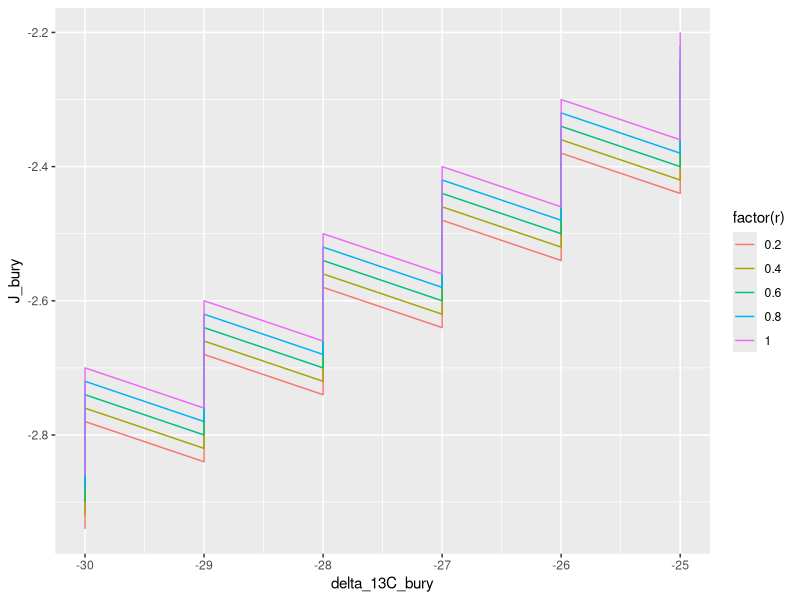

Source code (R):
## ---- chunk 1
library(dplyr)
library(tidyr)
library(ggplot2)
library(tibble)
rm(list = ls())
knitr::opts_knit$set(root.dir = ".") 
## ---- chunk 2
# constants

delta_13C_DIC = -10
delta_13C_CO2 = -2
delta_13C_svol = -1


# grid of variables
data1 <- expand.grid(
  f_bury = seq(0.2, 1, by = 0.2) ,
  r = seq(0.2, 1, by = 0.2),
  delta_13C_bury = seq(-30, -25, by = 1)
) %>% as_data_frame() %>% 
  mutate(
    J_bury = ((delta_13C_CO2 * f_bury) - delta_13C_bury + (delta_13C_svol * r)) / delta_13C_DIC
  )

# show the data
data1 %>% head() %>% knitr::kable()
## ---- chunk 3
# base plot
base_plot <- 
  ggplot() +
  aes(x = delta_13C_bury, y = J_bury, color = factor(r)) +
  geom_line() 

  
# plotting data 1
base_plot %+% data1
